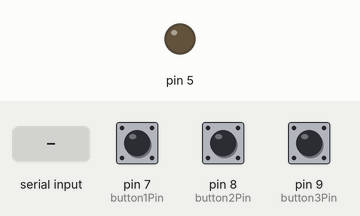
This sketch was run on a simulated Arduino Uno, built with avr-gcc and run on an emulated ATmega328P. Parts: output pins drawn as LEDs (lit = HIGH). Inputs (shaded band) come from the test bench; at power-on: pin 7 (button1Pin) LOW, pin 8 (button2Pin) LOW, pin 9 (button3Pin) LOW. What the sketch prints to the serial monitor is not drawn.

Above: at 1.2 s.
1.3 s: "A" received over Serial
At 2.66 s:
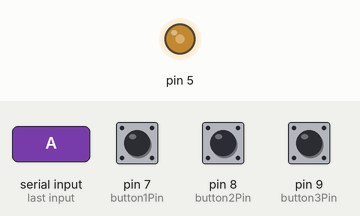
4.3 s: "a" received over the second serial link
At 4.49 s:
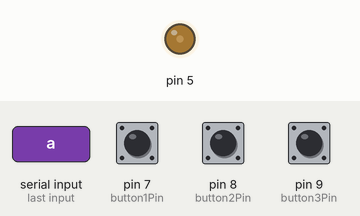
Timing chart, 0 to 7.9 s (numbered marks = the images above; inputs shaded):
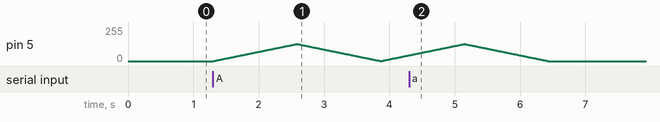

The sketch:

Mars-Nave.ino
```cpp
#include <SoftwareSerial.h>
SoftwareSerial BTSerial(10, 11); // RX, TX
char ligar;

#define LED = 5
int tempo = 10;
int brilho = 128;

int button1Pin = 7;
int button2Pin = 8;
int button3Pin = 9;


int button1State = 0;
int button2State = 0;
int button3State = 0;

void setup() {
  pinMode(button1Pin, INPUT);
  pinMode(button2Pin, INPUT);
  pinMode(button3Pin, INPUT);
  pinMode(5, OUTPUT);
  BTSerial.begin(38400);
  Serial.begin(57600);
}

void loop() {
  button1State = digitalRead(button1Pin);
  button2State = digitalRead(button2Pin);
  button3State = digitalRead(button3Pin);


  if (button1State == HIGH) {
    Serial.print("1");
    delay(1500);
  }

  if (button2State == HIGH) {
    Serial.print("2");
    delay(1500);
  }

  if (button3State == HIGH) {
    Serial.print("3");
    delay(1500);
  }

  if (Serial.available() > 0) {
    ligar = Serial.read();
    if (ligar == 'A') {
      BTSerial.write(ligar);
      while (true) {
        for (int i = 0; i < brilho; i++) {
          analogWrite(5, i);
          delay(tempo);
        }

        for (int i = brilho; i > 0; i --) {
          analogWrite(5, i);
          delay(tempo);
        }

        if (BTSerial.available() > 0) {
          if (BTSerial.read() == 'a') {
            Serial.write('4');
            digitalWrite(5, LOW);
            break;
          }
        }
      }
    }
  }
}
```

Measured:
- after the input at 4.3 s, pin 5: goes on until 6.4 s, then stays 0/255
